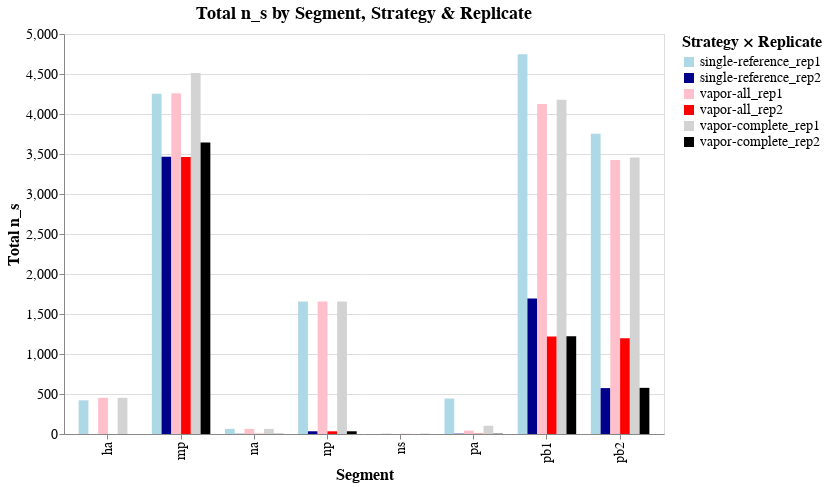

Source (notebook cell):
### Markdown cell above
Finally, we'll make a grouped bar chart, showing per segment how many ambiguous bases are called by each strategy for each replicate.

### Code cell
df_agg = df.groupby(['segment','strategy','replicate'], as_index=False)['n_s'].sum()
df_agg['strat_rep'] = df_agg['strategy'] + '_rep' + df_agg['replicate'].astype(str)
color_domain = [
    'single-reference_rep1', 'single-reference_rep2',
    'vapor-all_rep1',        'vapor-all_rep2',
    'vapor-complete_rep1',    'vapor-complete_rep2',
]
color_range = [
    'lightblue', 'darkblue',
    'pink', 'red',
    'lightgrey', 'black'
]

(
    alt.Chart(df_agg)
    .mark_bar()
    .encode(
        x=alt.X('segment:N', title='Segment'),
        y=alt.Y('n_s:Q', title='Total n_s'),
        xOffset=alt.XOffset('strat_rep:N'),
        color=alt.Color(
            'strat_rep:N',
            title='Strategy × Replicate',
            scale=alt.Scale(domain=color_domain, range=color_range)
        ),
        tooltip=[
            alt.Tooltip('segment:N', title='Segment'),
            alt.Tooltip('strategy:N', title='Strategy'),
            alt.Tooltip('replicate:N', title='Replicate'),
            alt.Tooltip('n_s:Q', title='Total n_s'),
        ]
    )
    .properties(
        width=600,
        height=400,
        title='Total n_s by Segment, Strategy & Replicate'
    )
    .configure_axis(
        labelFontSize=14,
        titleFontSize=16
    )
    .configure_legend(
        labelFontSize=14,
        titleFontSize=16
    )
    .configure_title(
        fontSize=18
    )
)

### Figure 1 — Vega-Lite specification as saved in the notebook (floating-point values rounded to 4 significant figures)
{"config": {"view": {"continuousWidth": 300, "continuousHeight": 300}, "axis": {"labelFontSize": 14, "titleFontSize": 16}, "legend": {"labelFontSize": 14, "titleFontSize": 16}, "title": {"fontSize": 18}}, "data": {"name": "data-50d14f52ac32207036952164ccaeea0b"}, "mark": {"type": "bar"}, "encoding": {"color": {"field": "strat_rep", "scale": {"domain": ["single-reference_rep1", "single-reference_rep2", "vapor-all_rep1", "vapor-all_rep2", "vapor-complete_rep1", "vapor-complete_rep2"], "range": ["lightblue", "darkblue", "pink", "red", "lightgrey", "black"]}, "title": "Strategy × Replicate", "type": "nominal"}, "tooltip": [{"field": "segment", "title": "Segment", "type": "nominal"}, {"field": "strategy", "title": "Strategy", "type": "nominal"}, {"field": "replicate", "title": "Replicate", "type": "nominal"}, {"field": "n_s", "title": "Total n_s", "type": "quantitative"}], "x": {"field": "segment", "title": "Segment", "type": "nominal"}, "xOffset": {"field": "strat_rep", "type": "nominal"}, "y": {"field": "n_s", "title": "Total n_s", "type": "quantitative"}}, "height": 400, "title": "Total n_s by Segment, Strategy & Replicate", "width": 600, "$schema": "https://vega.github.io/schema/vega-lite/v5.20.1.json", "datasets": {"data-50d14f52ac32207036952164ccaeea0b": [{"segment": "ha", "strategy": "single-reference", "replicate": "1", "n_s": 421, "strat_rep": "single-reference_rep1"}, {"segment": "ha", "strategy": "single-reference", "replicate": "2", "n_s": 0, "strat_rep": "single-reference_rep2"}, {"segment": "ha", "strategy": "vapor-all", "replicate": "1", "n_s": 453, "strat_rep": "vapor-all_rep1"}, {"segment": "ha", "strategy": "vapor-all", "replicate": "2", "n_s": 0, "strat_rep": "vapor-all_rep2"}, {"segment": "ha", "strategy": "vapor-complete", "replicate": "1", "n_s": 453, "strat_rep": "vapor-complete_rep1"}, {"segment": "ha", "strategy": "vapor-complete", "replicate": "2", "n_s": 0, "strat_rep": "vapor-complete_rep2"}, {"segment": "mp", "strategy": "single-reference", "replicate": "1", "n_s": 4254, "strat_rep": "single-reference_rep1"}, {"segment": "mp", "strategy": "single-reference", "replicate": "2", "n_s": 3466, "strat_rep": "single-reference_rep2"}, {"segment": "mp", "strategy": "vapor-all", "replicate": "1", "n_s": 4259, "strat_rep": "vapor-all_rep1"}, {"segment": "mp", "strategy": "vapor-all", "replicate": "2", "n_s": 3464, "strat_rep": "vapor-all_rep2"}, {"segment": "mp", "strategy": "vapor-complete", "replicate": "1", "n_s": 4514, "strat_rep": "vapor-complete_rep1"}, {"segment": "mp", "strategy": "vapor-complete", "replicate": "2", "n_s": 3644, "strat_rep": "vapor-complete_rep2"}, {"segment": "na", "strategy": "single-reference", "replicate": "1", "n_s": 64, "strat_rep": "single-reference_rep1"}, {"segment": "na", "strategy": "single-reference", "replicate": "2", "n_s": 2, "strat_rep": "single-reference_rep2"}, {"segment": "na", "strategy": "vapor-all", "replicate": "1", "n_s": 64, "strat_rep": "vapor-all_rep1"}, {"segment": "na", "strategy": "vapor-all", "replicate": "2", "n_s": 2, "strat_rep": "vapor-all_rep2"}, {"segment": "na", "strategy": "vapor-complete", "replicate": "1", "n_s": 64, "strat_rep": "vapor-complete_rep1"}, {"segment": "na", "strategy": "vapor-complete", "replicate": "2", "n_s": 2, "strat_rep": "vapor-complete_rep2"}, {"segment": "np", "strategy": "single-reference", "replicate": "1", "n_s": 1656, "strat_rep": "single-reference_rep1"}, {"segment": "np", "strategy": "single-reference", "replicate": "2", "n_s": 34, "strat_rep": "single-reference_rep2"}, {"segment": "np", "strategy": "vapor-all", "replicate": "1", "n_s": 1656, "strat_rep": "vapor-all_rep1"}, {"segment": "np", "strategy": "vapor-all", "replicate": "2", "n_s": 34, "strat_rep": "vapor-all_rep2"}, {"segment": "np", "strategy": "vapor-complete", "replicate": "1", "n_s": 1656, "strat_rep": "vapor-complete_rep1"}, {"segment": "np", "strategy": "vapor-complete", "replicate": "2", "n_s": 34, "strat_rep": "vapor-complete_rep2"}, {"segment": "ns", "strategy": "single-reference", "replicate": "1", "n_s": 0, "strat_rep": "single-reference_rep1"}, {"segment": "ns", "strategy": "single-reference", "replicate": "2", "n_s": 1, "strat_rep": "single-reference_rep2"}, {"segment": "ns", "strategy": "vapor-all", "replicate": "1", "n_s": 0, "strat_rep": "vapor-all_rep1"}, {"segment": "ns", "strategy": "vapor-all", "replicate": "2", "n_s": 1, "strat_rep": "vapor-all_rep2"}, {"segment": "ns", "strategy": "vapor-complete", "replicate": "1", "n_s": 0, "strat_rep": "vapor-complete_rep1"}, {"segment": "ns", "strategy": "vapor-complete", "replicate": "2", "n_s": 1, "strat_rep": "vapor-complete_rep2"}, {"segment": "pa", "strategy": "single-reference", "replicate": "1", "n_s": 443, "strat_rep": "single-reference_rep1"}, {"segment": "pa", "strategy": "single-reference", "replicate": "2", "n_s": 4, "strat_rep": "single-reference_rep2"}, {"segment": "pa", "strategy": "vapor-all", "replicate": "1", "n_s": 42, "strat_rep": "vapor-all_rep1"}, {"segment": "pa", "strategy": "vapor-all", "replicate": "2", "n_s": 4, "strat_rep": "vapor-all_rep2"}, {"segment": "pa", "strategy": "vapor-complete", "replicate": "1", "n_s": 103, "strat_rep": "vapor-complete_rep1"}, {"segment": "pa", "strategy": "vapor-complete", "replicate": "2", "n_s": 4, "strat_rep": "vapor-complete_rep2"}, {"segment": "pb1", "strategy": "single-reference", "replicate": "1", "n_s": 4747, "strat_rep": "single-reference_rep1"}, {"segment": "pb1", "strategy": "single-reference", "replicate": "2", "n_s": 1693, "strat_rep": "single-reference_rep2"}, {"segment": "pb1", "strategy": "vapor-all", "replicate": "1", "n_s": 4124, "strat_rep": "vapor-all_rep1"}, {"segment": "pb1", "strategy": "vapor-all", "replicate": "2", "n_s": 1218, "strat_rep": "vapor-all_rep2"}, {"segment": "pb1", "strategy": "vapor-complete", "replicate": "1", "n_s": 4179, "strat_rep": "vapor-complete_rep1"}, {"segment": "pb1", "strategy": "vapor-complete", "replicate": "2", "n_s": 1222, "strat_rep": "vapor-complete_rep2"}, {"segment": "pb2", "strategy": "single-reference", "replicate": "1", "n_s": 3752, "strat_rep": "single-reference_rep1"}, {"segment": "pb2", "strategy": "single-reference", "replicate": "2", "n_s": 574, "strat_rep": "single-reference_rep2"}, {"segment": "pb2", "strategy": "vapor-all", "replicate": "1", "n_s": 3425, "strat_rep": "vapor-all_rep1"}, {"segment": "pb2", "strategy": "vapor-all", "replicate": "2", "n_s": 1197, "strat_rep": "vapor-all_rep2"}, {"segment": "pb2", "strategy": "vapor-complete", "replicate": "1", "n_s": 3456, "strat_rep": "vapor-complete_rep1"}, {"segment": "pb2", "strategy": "vapor-complete", "replicate": "2", "n_s": 577, "strat_rep": "vapor-complete_rep2"}]}}
